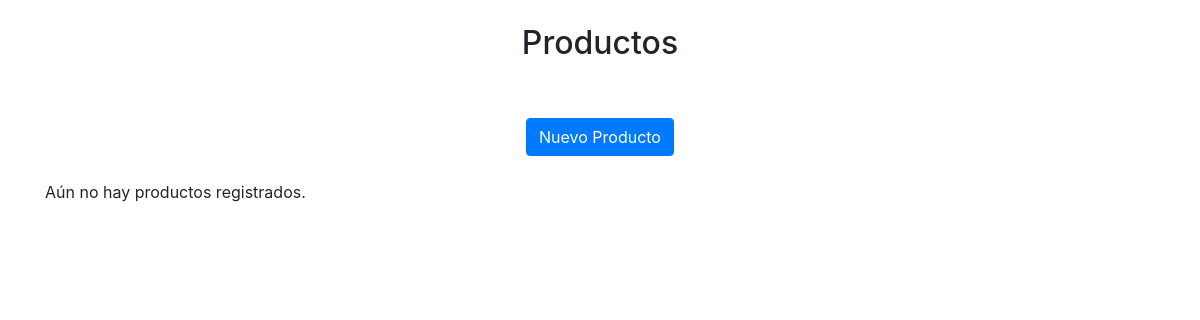
The app's page /productos/index.php, older data.
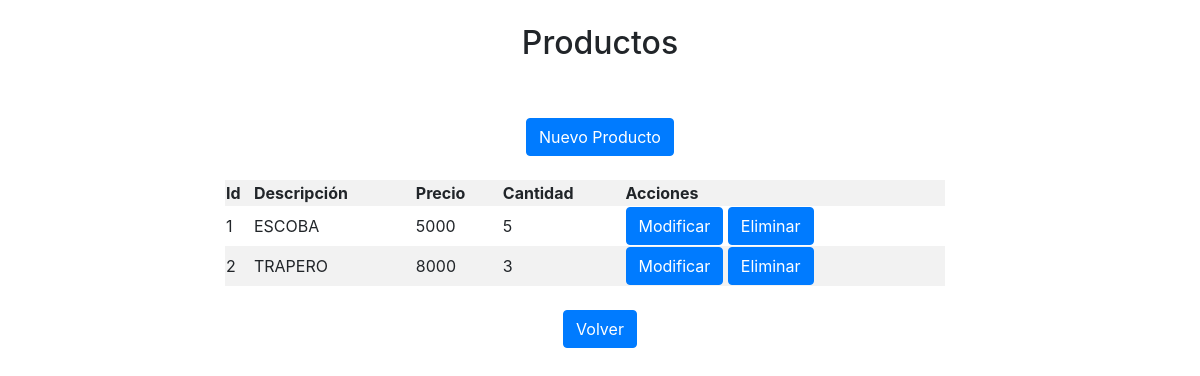
The same page, newer data.
### tables this page shows
CREATE TABLE `productos` (
  `id_producto` int(11) NOT NULL,
  `descripcion` varchar(255) NOT NULL,
  `precio` float NOT NULL,
  `cantidad` int(11) NOT NULL
);

### productos/index.php (the view, shortened to what this page needs)
<?php
$servername = "localhost";
$username = "root";
$password = "";
$dbname = "formularios-factura";
$conn = new mysqli($servername, $username, $password, $dbname);
$sql = "SELECT * FROM `productos`";
$result = $conn->query($sql);
if ($result->num_rows > 0) {
    $productos = $result->fetch_all(MYSQLI_ASSOC);
} else {
    $productos = null;
}
?>
<!doctype html>
<html lang="es">
<head>
  <link rel="stylesheet" href="../assets/css/bootstrap.min.css">
</head>
<div class="container">
<div class="my-4 text-center">
<h2>Productos</h2>
<a class="btn btn-primary mt-5 " href="crear.php"> Nuevo Producto</a>
</div>
<?php if(empty($productos)): ?>
    <p>Aún no hay productos registrados.</p>
<?php else: ?>
<div class="row col-md-12 d-flex justify-content-center align-items-center">
    <table class="col-md-8 table-striped">
        <tr>
            <th>Id</th>
            <th>Descripción</th>
            <th>Precio</th>
            <th>Cantidad</th>
            <th>Acciones</th>
        </tr>
        <?php foreach ($productos as $key => $producto) : ?>
            <tr>
                <td><?php echo $producto['id_producto'] ?></td>
                <td><?php echo $producto['descripcion'] ?></td>
                <td><?php echo $producto['precio'] ?></td>
                <td><?php echo $producto['cantidad'] ?></td>
                <td>
                    <a class="btn btn-primary " href="actualizar.php?id=<?php echo $producto['id_producto'] ?>">Modificar</a>
                    <a class="btn btn-primary " href="borrar.php?id=<?php echo $producto['id_producto'] ?>" onclick="return confirm('Estas seguro?')">
                       Eliminar</a>
                </td>
            </tr>
        <?php endforeach; ?>
    </table>
</div>
<div class="my-4 text-center">
<a class="btn btn-primary" href="../">Volver</a>
</div>
<?php endif; ?>
</div>

Row changes from the older to the newer data that the page shows:
added productos: id_producto "1", descripcion "ESCOBA", precio "5000", cantidad "5"
added productos: id_producto "2", descripcion "TRAPERO", precio "8000", cantidad "3"
Text that changed along with them:
text no longer shown: "Aún no hay productos registrados."
text now shown: "Id Descripción Precio Cantidad Acciones Volver"
